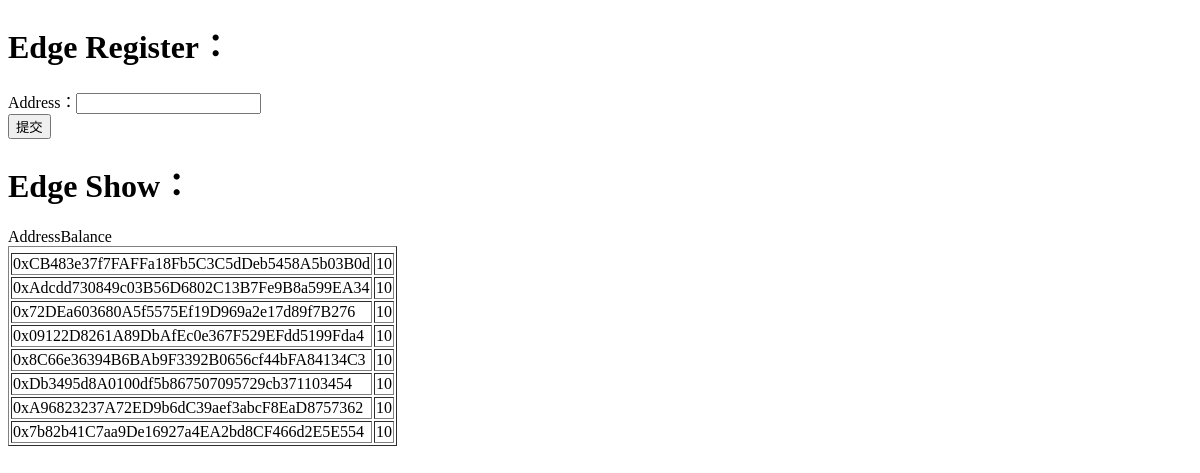
/regist/, run on an earlier commit of the app's database.
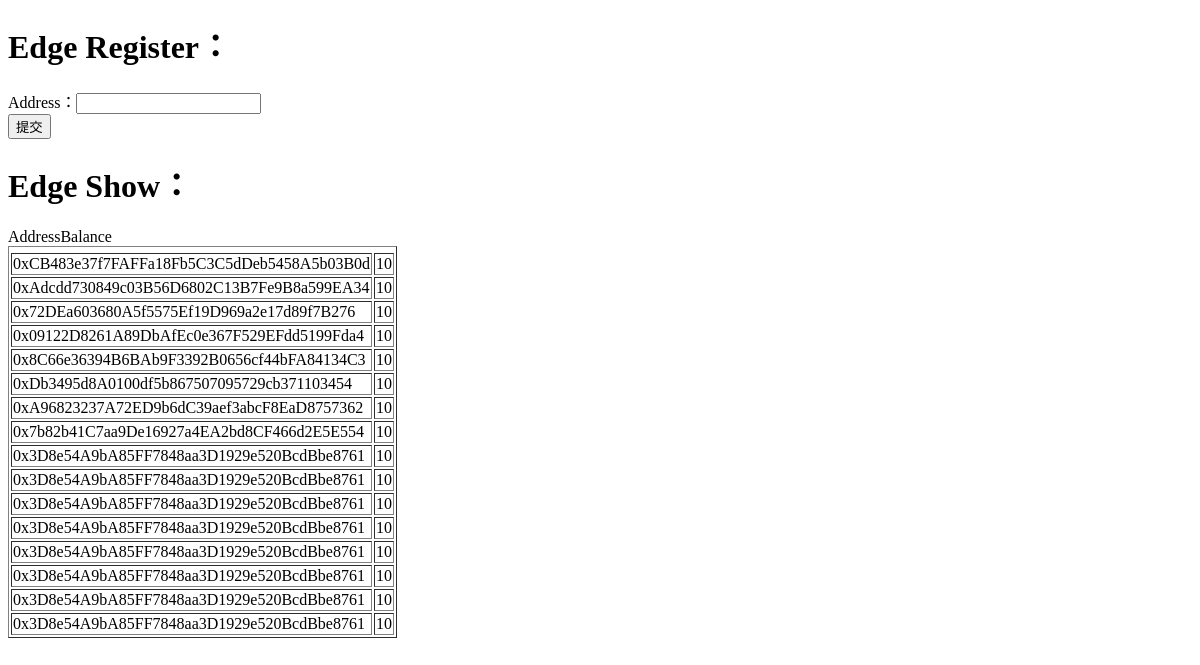
And on a later commit of the database.
### pricingSystem/models.py (models this page shows)
class EdgeInfo(models.Model):
    address = models.CharField(max_length=32)
    balance = models.CharField(max_length=32)

### pricingSystem/views.py (the view, shortened to what this page needs)
# urls.py: path('regist/', views.index),
def index(request):
    user_list = models.EdgeInfo.objects.all()
    return render(request, 'index.html', {'data': user_list})

### pricingSystem/templates/index.html (shortened to what this page needs)
<!DOCTYPE html>
<html lang="en">
<head>
</head>
<body>
    <h1>Edge Register：</h1>
    <form action="/regist/" method="post">
        Address：<input type="text" name="address" /><br />
        <input type="submit" value="提交" />
    </form>
    <h1>Edge Show：</h1>
    <table border="1">
        <thead>
        </thead>
        <tbody>
            {% for item in data %}
            <tr>
                <td>{{ item.address }}</td>
                <td>{{ item.balance }}</td>
            </tr>
            {% endfor %}
        </tbody>
    </table>
</body>
</html>

What changed in the data, as far as the page shows it:
added EdgeInfo: address "0x3D8e54A9bA85FF7848aa3D1929e520BcdBbe8761", balance "10"
added EdgeInfo: address "0x3D8e54A9bA85FF7848aa3D1929e520BcdBbe8761", balance "10"
added EdgeInfo: address "0x3D8e54A9bA85FF7848aa3D1929e520BcdBbe8761", balance "10"
added EdgeInfo: address "0x3D8e54A9bA85FF7848aa3D1929e520BcdBbe8761", balance "10"
added EdgeInfo: address "0x3D8e54A9bA85FF7848aa3D1929e520BcdBbe8761", balance "10"
added EdgeInfo: address "0x3D8e54A9bA85FF7848aa3D1929e520BcdBbe8761", balance "10"
added EdgeInfo: address "0x3D8e54A9bA85FF7848aa3D1929e520BcdBbe8761", balance "10"
added EdgeInfo: address "0x3D8e54A9bA85FF7848aa3D1929e520BcdBbe8761", balance "10"
